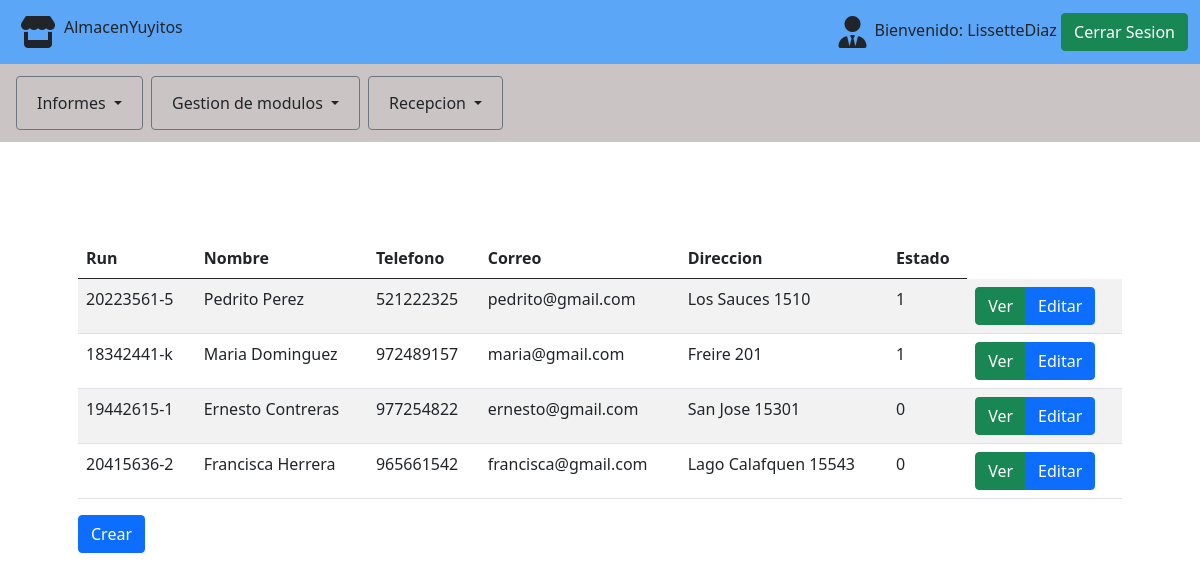
The app's page /clientes/ (signed in) with its own data.
### src/models.py (models this page shows)
class CLIENTE(models.Model):
    run = models.CharField(max_length=10, default=None)
    nombre = models.CharField(max_length=100, default=None)
    telefono = models.CharField(max_length=12, default=None)
    correo = models.CharField(max_length=128, default=None)
    direccion = models.CharField(max_length=150, default=None)
    estado = models.IntegerField(default=None,choices=estado_cliente)

### src/views.py (the view)
# urls.py: path('clientes/', ClienteListado.as_view(template_name = "clientes/listar.html"), name='listarClientes'),
@method_decorator(login_required, name='dispatch')
class ClienteListado(ListView):
    model = CLIENTE

### src/templates/clientes/listar.html (shortened to what this page needs)
{% extends 'layout.html' %}
{% load static %}
{% load widget_tweaks %}
{% block content %}
    <div class="container p-5">
      <table class="table table-striped table-hover">
        <thead>
          <tr>
            <th>Run</th>
            <th>Nombre</th>
            <th>Telefono</th>
            <th>Correo</th>
            <th>Direccion</th>
            <th>Estado</th>
          </tr>
        </thead>
        <tbody>
        {% for cliente in object_list %}
          <tr>
            <td>{{ cliente.run }}</td>
            <td>{{ cliente.nombre }}</td>
            <td>{{ cliente.telefono }}</td>
            <td>{{ cliente.correo }}</td>
            <td>{{ cliente.direccion }}</td>
            <td>{{ cliente.estado }}</td>
            <td>
              <form method="POST" action="eliminar/{{user.id}}">
                <div class="btn-group">
                  <a href="detalle/{{cliente.id}}" title="Ver" type="button" class="btn btn-success">Ver </a>
                  <a href="editar/{{cliente.id}}" title="Editar" type="button" class="btn btn-primary">Editar </a>
                </div>
              </form>
            </td>
          </tr>
        {% endfor %}
        </tbody>
      </table>
      <div align="left" class="btn_crear mb-3">
        <a href="{% url 'crearCliente' %}" type="button" class="btn btn-primary">Crear</a>
      </div>
    </div>
{% endblock %}

### src/templates/layout.html (shortened to what this page needs)
{% load static %}
<!DOCTYPE HTML>
<html>
    <head>
        <link href="https://cdn.jsdelivr.net/npm/bootstrap@5.0.0-beta3/dist/css/bootstrap.min.css" rel="stylesheet">
        <link rel="stylesheet" href="{% static 'css/layout.css' %}">
    </head>
    <body>
        <nav class="navbar contenedor-principal navbar-expand-lg">
            <div class="container-fluid">
                <div class="collapse navbar-collapse" id="navbarSupportedContent">
                    <i class="fas fa-store fa-2x p-2"></i>
                    <h6>Almacen</h6>
                    <h6>Yuyitos</h6>
                </div>
                <div class="p-2">
                    <i class="fas fa-user-tie fa-2x"></i>
                </div>
                <div class="nombre-usuario">
                    {% if user.is_authenticated %}
                        <span id="username">Bienvenido: {{ request.user }}</span>
                        <a href="{% url 'logout'%}?next={{request.path}}" class="btn btn-success">Cerrar Sesion</a>
                    {% endif %}
                </div>
            </div>
        </nav>
    <nav class="navbar navegador navbar-expand-lg">
        <div class="container-fluid">
            <div class="collapse navbar-collapse" id="navbarSupportedContent">
                <ul class="navbar-nav me-auto mb-2 mb-lg-0">
                    <li class="nav-item dropdown btn btn-outline-secondary m-1">
                        <a class="nav-link dropdown-toggle text-dark" href="#" id="navbarDropdown" role="button" data-bs-toggle="dropdown" aria-haspopup="true" aria-expanded="false">
                            Informes
                        </a>
                    </li>
                    <li class="nav-item dropdown btn btn-outline-secondary m-1">
                        <a class="nav-link dropdown-toggle text-dark" href="#" id="navbarDropdown" role="button" data-bs-toggle="dropdown" aria-haspopup="true" aria-expanded="false">
                            Gestion de modulos
                        </a>
                    </li>
                    <li class="nav-item dropdown btn btn-outline-secondary  m-1">
                        <a class="nav-link dropdown-toggle text-dark" href="#" id="navbarDropdown" role="button" data-bs-toggle="dropdown" aria-haspopup="true" aria-expanded="false">
                        Recepcion
                        </a>
                    </li>
                </ul>
            </div>
        </div>
    </nav>
    <div id="content">
        {% block content %}{% endblock %}
    </div>
    </body>
</html>

### src/static/css/layout.css (style rules this page uses)
.contenedor-principal { background-color: #5ba6f6; }
.contenedor-principal i { float: left; }
.navegador { background-color: #cac5c4; }

### records on screen
CLIENTE: run "20223561-5", nombre "Pedrito Perez", telefono "521222325", correo "pedrito@gmail.com", direccion "Los Sauces 1510", estado "1"
CLIENTE: run "18342441-k", nombre "Maria Dominguez", telefono "972489157", correo "maria@gmail.com", direccion "Freire 201", estado "1"
CLIENTE: run "19442615-1", nombre "Ernesto Contreras", telefono "977254822", correo "ernesto@gmail.com", direccion "San Jose 15301", estado "0"
CLIENTE: run "20415636-2", nombre "Francisca Herrera", telefono "965661542", correo "francisca@gmail.com", direccion "Lago Calafquen 15543", estado "0"

### other values on screen
{{ request.user }} "LissetteDiaz"
